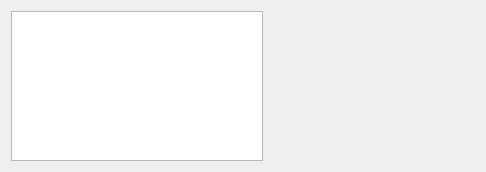
<?xml version="1.0" encoding="UTF-8"?>
<ui version="4.0">
 <class>AntIdentificationWidget</class>
 <widget class="QWidget" name="AntIdentificationWidget">
  <property name="geometry">
   <rect>
    <x>0</x>
    <y>0</y>
    <width>486</width>
    <height>168</height>
   </rect>
  </property>
  <property name="sizePolicy">
   <sizepolicy hsizetype="Preferred" vsizetype="MinimumExpanding">
    <horstretch>0</horstretch>
    <verstretch>0</verstretch>
   </sizepolicy>
  </property>
  <property name="windowTitle">
   <string>Form</string>
  </property>
  <layout class="QHBoxLayout" name="horizontalLayout">
   <item>
    <widget class="QTreeView" name="treeView">
     <property name="sizePolicy">
      <sizepolicy hsizetype="Expanding" vsizetype="MinimumExpanding">
       <horstretch>0</horstretch>
       <verstretch>0</verstretch>
      </sizepolicy>
     </property>
     <property name="maximumSize">
      <size>
       <width>16777215</width>
       <height>150</height>
      </size>
     </property>
    </widget>
   </item>
   <item>
    <widget class="FramePointerWidget" name="startFrame" native="true">
     <property name="sizePolicy">
      <sizepolicy hsizetype="Preferred" vsizetype="MinimumExpanding">
       <horstretch>0</horstretch>
       <verstretch>0</verstretch>
      </sizepolicy>
     </property>
     <property name="minimumSize">
      <size>
       <width>100</width>
       <height>0</height>
      </size>
     </property>
     <property name="maximumSize">
      <size>
       <width>16777215</width>
       <height>150</height>
      </size>
     </property>
    </widget>
   </item>
   <item>
    <widget class="FramePointerWidget" name="endFrame" native="true">
     <property name="sizePolicy">
      <sizepolicy hsizetype="Preferred" vsizetype="MinimumExpanding">
       <horstretch>0</horstretch>
       <verstretch>0</verstretch>
      </sizepolicy>
     </property>
     <property name="minimumSize">
      <size>
       <width>100</width>
       <height>0</height>
      </size>
     </property>
     <property name="maximumSize">
      <size>
       <width>16777215</width>
       <height>150</height>
      </size>
     </property>
    </widget>
   </item>
  </layout>
 </widget>
 <customwidgets>
  <customwidget>
   <class>FramePointerWidget</class>
   <extends>QWidget</extends>
   <header location="global">fort-studio/FramePointerWidget.hpp</header>
   <container>1</container>
  </customwidget>
 </customwidgets>
 <resources/>
 <connections/>
</ui>
